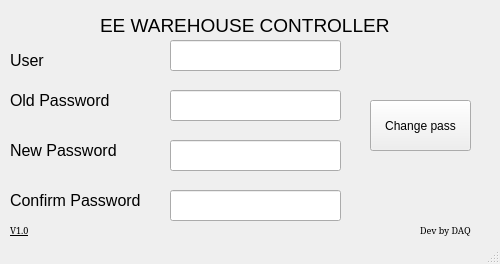
<?xml version="1.0" encoding="UTF-8"?>
<ui version="4.0">
 <class>ChangePassword</class>
 <widget class="QMainWindow" name="ChangePassword">
  <property name="geometry">
   <rect>
    <x>0</x>
    <y>0</y>
    <width>500</width>
    <height>264</height>
   </rect>
  </property>
  <property name="windowTitle">
   <string>MainWindow</string>
  </property>
  <widget class="QWidget" name="centralwidget">
   <widget class="QLabel" name="label_3">
    <property name="geometry">
     <rect>
      <x>10</x>
      <y>210</y>
      <width>47</width>
      <height>41</height>
     </rect>
    </property>
    <property name="font">
     <font>
      <family>SimSun</family>
      <pointsize>7</pointsize>
      <underline>true</underline>
     </font>
    </property>
    <property name="text">
     <string>V1.0</string>
    </property>
   </widget>
   <widget class="QLabel" name="label_2">
    <property name="geometry">
     <rect>
      <x>420</x>
      <y>220</y>
      <width>81</width>
      <height>20</height>
     </rect>
    </property>
    <property name="font">
     <font>
      <family>SimSun</family>
      <pointsize>7</pointsize>
     </font>
    </property>
    <property name="text">
     <string>Dev by DAQ</string>
    </property>
   </widget>
   <widget class="QLabel" name="label">
    <property name="geometry">
     <rect>
      <x>100</x>
      <y>10</y>
      <width>311</width>
      <height>31</height>
     </rect>
    </property>
    <property name="font">
     <font>
      <pointsize>14</pointsize>
     </font>
    </property>
    <property name="text">
     <string>EE WAREHOUSE CONTROLLER</string>
    </property>
   </widget>
   <widget class="QLabel" name="Role_1">
    <property name="geometry">
     <rect>
      <x>10</x>
      <y>40</y>
      <width>91</width>
      <height>41</height>
     </rect>
    </property>
    <property name="font">
     <font>
      <pointsize>12</pointsize>
     </font>
    </property>
    <property name="text">
     <string>User</string>
    </property>
   </widget>
   <widget class="QLineEdit" name="user_changepass">
    <property name="geometry">
     <rect>
      <x>170</x>
      <y>40</y>
      <width>171</width>
      <height>31</height>
     </rect>
    </property>
   </widget>
   <widget class="QLineEdit" name="old_pass">
    <property name="geometry">
     <rect>
      <x>170</x>
      <y>90</y>
      <width>171</width>
      <height>31</height>
     </rect>
    </property>
    <property name="echoMode">
     <enum>QLineEdit::Password</enum>
    </property>
   </widget>
   <widget class="QLabel" name="Password">
    <property name="geometry">
     <rect>
      <x>10</x>
      <y>80</y>
      <width>131</width>
      <height>41</height>
     </rect>
    </property>
    <property name="font">
     <font>
      <pointsize>12</pointsize>
     </font>
    </property>
    <property name="text">
     <string>Old Password</string>
    </property>
   </widget>
   <widget class="QLabel" name="Password_2">
    <property name="geometry">
     <rect>
      <x>10</x>
      <y>130</y>
      <width>131</width>
      <height>41</height>
     </rect>
    </property>
    <property name="font">
     <font>
      <pointsize>12</pointsize>
     </font>
    </property>
    <property name="text">
     <string>New Password</string>
    </property>
   </widget>
   <widget class="QLineEdit" name="new_pass">
    <property name="geometry">
     <rect>
      <x>170</x>
      <y>140</y>
      <width>171</width>
      <height>31</height>
     </rect>
    </property>
    <property name="echoMode">
     <enum>QLineEdit::Password</enum>
    </property>
   </widget>
   <widget class="QLineEdit" name="confirm_new_pass">
    <property name="geometry">
     <rect>
      <x>170</x>
      <y>190</y>
      <width>171</width>
      <height>31</height>
     </rect>
    </property>
    <property name="echoMode">
     <enum>QLineEdit::Password</enum>
    </property>
   </widget>
   <widget class="QLabel" name="Password_3">
    <property name="geometry">
     <rect>
      <x>10</x>
      <y>180</y>
      <width>151</width>
      <height>41</height>
     </rect>
    </property>
    <property name="font">
     <font>
      <pointsize>12</pointsize>
     </font>
    </property>
    <property name="text">
     <string>Confirm Password</string>
    </property>
   </widget>
   <widget class="QPushButton" name="Button_change_pass">
    <property name="geometry">
     <rect>
      <x>370</x>
      <y>100</y>
      <width>101</width>
      <height>51</height>
     </rect>
    </property>
    <property name="text">
     <string>Change pass</string>
    </property>
   </widget>
  </widget>
  <widget class="QStatusBar" name="statusbar"/>
 </widget>
 <resources/>
 <connections/>
</ui>
